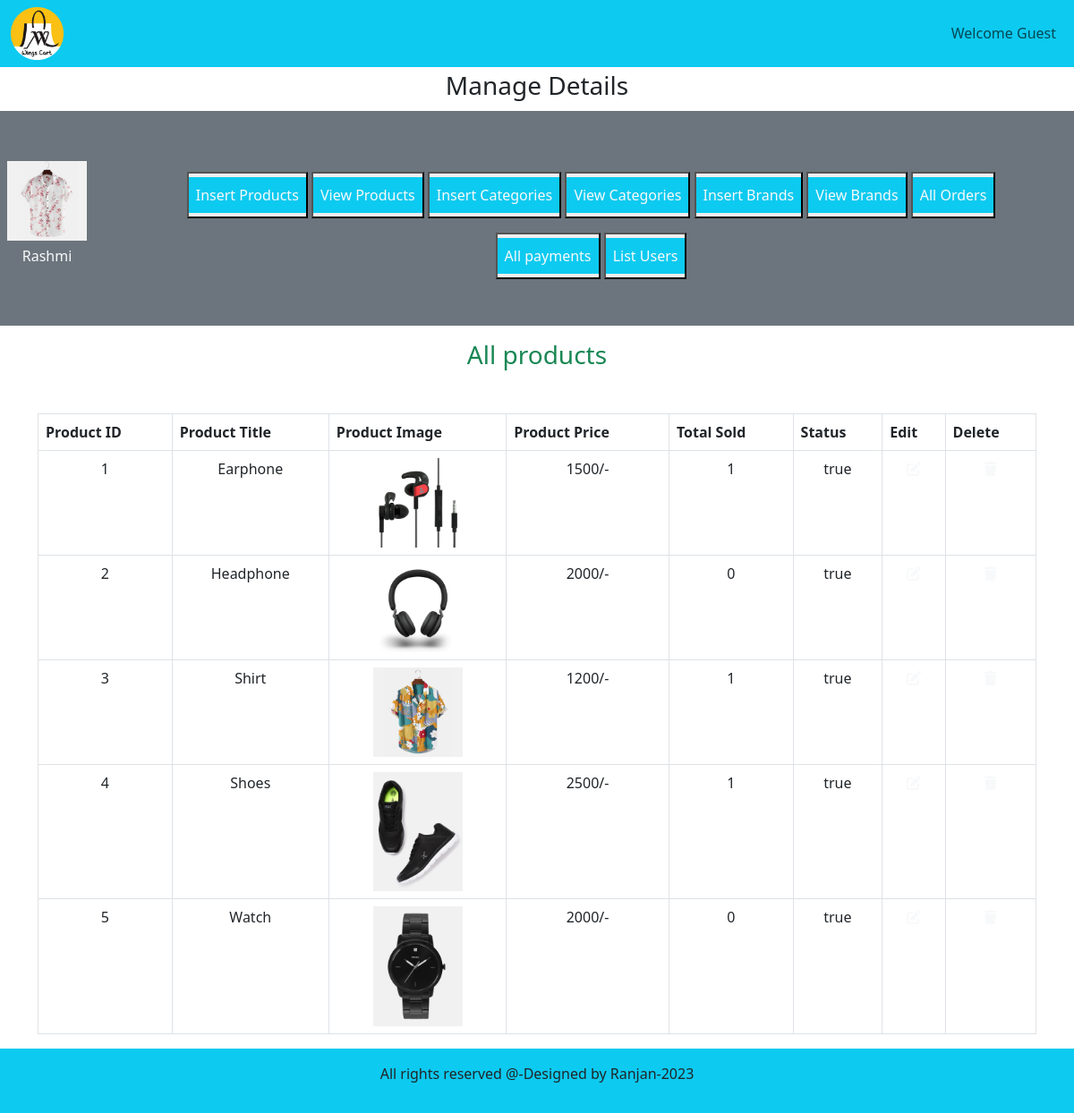
The page /admin_area/index.php?view_products on the database its author committed.
### tables this page shows
CREATE TABLE `products` (
  `product_id` int(11) NOT NULL,
  `product_title` varchar(100) NOT NULL,
  `product_description` varchar(255) NOT NULL,
  `product_keywords` varchar(255) NOT NULL,
  `category_id` int(11) NOT NULL,
  `brand_id` int(11) NOT NULL,
  `product_image1` varchar(255) NOT NULL,
  `product_image2` varchar(255) NOT NULL,
  `product_image3` varchar(255) NOT NULL,
  `product_price` varchar(100) NOT NULL,
  `date` timestamp NOT NULL DEFAULT current_timestamp() ON UPDATE current_timestamp(),
  `status` varchar(100) NOT NULL
);

### admin_area/view_products.php (the view)
<h3 class="text-center text-success">All products</h3>
<table class="table table-bordered mt-5">
    <thead class="bg-info">
        <tr>
            <th>Product ID</th>
            <th>Product Title</th>
            <th>Product Image</th>
            <th>Product Price</th>
            <th>Total Sold</th>
            <th>Status</th>
            <th>Edit</th>
            <th>Delete</th>
        </tr>
    </thead>
    <tbody class="bg-secondary text-light">
        <?php
        $get_products="SELECT * FROM `products`";
        $result=mysqli_query($con, $get_products);
        $number=0;
        while($row=mysqli_fetch_assoc($result)){
            $product_id=$row['product_id'];
            $product_title=$row['product_title'];
            $product_image1=$row['product_image1'];
            $product_price=$row['product_price'];
            $status=$row['status'];
            $number++;
            ?>
         <tr class='text-center'>
           <td><?php echo $number; ?></td>
           <td><?php echo $product_title; ?></td>
           <td><img src='./product_images/<?php echo $product_image1; ?>' class='product_img'></td>
           <td><?php echo $product_price;?>/-</td>
           <td><?php
           $get_count="SELECT * FROM `orders_pending` where product_id= $product_id";
           $result_count=mysqli_query($con,$get_count);
           $rows_count=mysqli_num_rows($result_count);
           echo  $rows_count;
           ?></td>
           <td><?php echo $status;?></td>
           <td><a href='index.php?edit_products=<?php echo $product_id;?>' class='text-light'>
               <i class='fa-solid fa-pen-to-square'></i>
           </a></td>
           <td><a href='index.php?delete_product=<?php echo $product_id;?>' class='text-light'>
               <i class='fa-solid fa-trash'></i>
           </a></td>
       </tr>
    <?php
        }
        ?>
    </tbody>
</table>

### style.css (style rules this page uses)
* { margin:0; padding:0; box-sizing: border-box; }

### admin_area/index.php (style rules this page uses)
body { overflow-x:hidden ; }
.product_img { width:100px; object-fit: contain; }

### rows shown on the page
products: product_title "Earphone", product_image1 (picture), product_price "1500", rows_count "1", status "true"
products: product_title "Headphone", product_image1 (picture), product_price "2000", rows_count "0", status "true"
products: product_title "Shirt", product_image1 (picture), product_price "1200", rows_count "1", status "true"
products: product_title "Shoes", product_image1 (picture), product_price "2500", rows_count "1", status "true"
products: product_title "Watch", product_image1 (picture), product_price "2000", rows_count "0", status "true"
